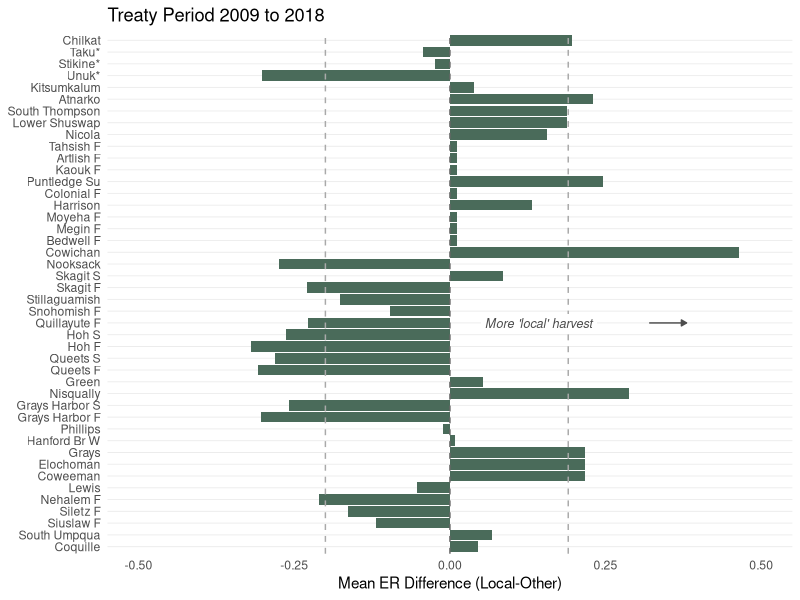
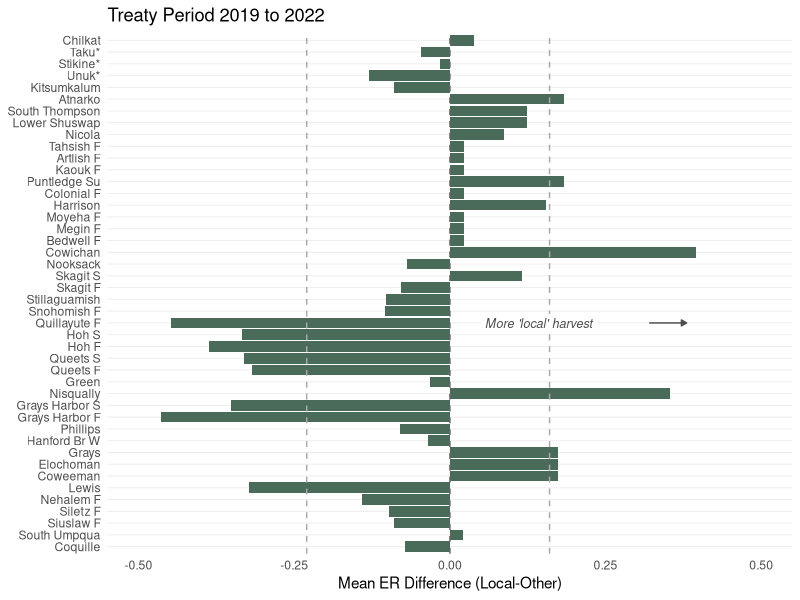
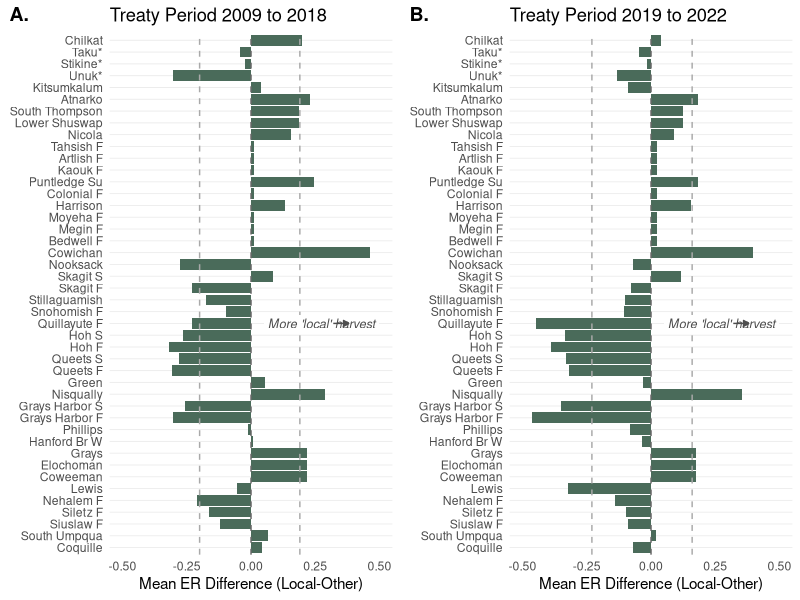
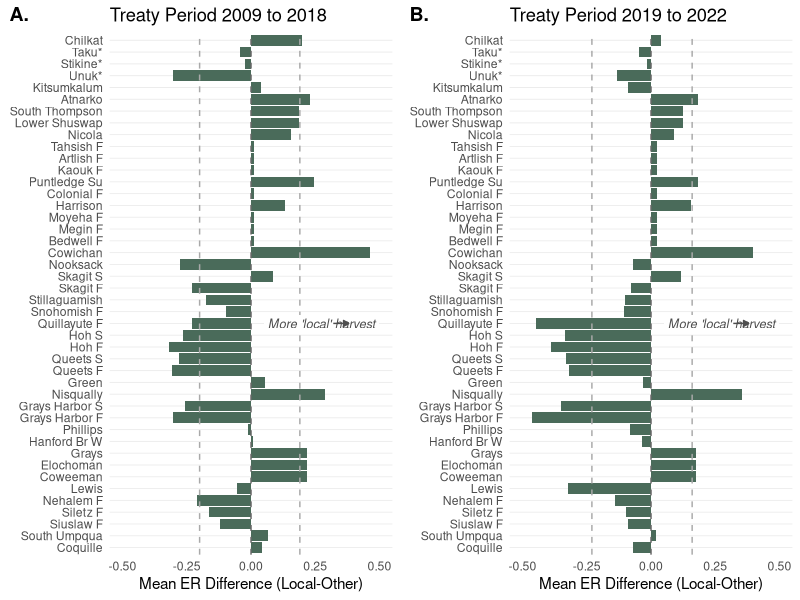

Write the R code that produced these figures, in order.
library(here)
library(tidyverse)

region_lat_lookup <- tribble(
  ~population,        ~pop_lat, 
  # Alaska
  "Chilkat",           59.24,   # mouth near Haines, AK
  "Stikine",           56.63,   # mouth near Wrangell, AK
  "Taku",              58.33,   # mouth near Juneau, AK
  "Unuk",              55.53,   # mouth near Ketchikan, AK
  
  # British Columbia - Northern/Central
  "Kitsumkalum",       54.62,   # Skeena tributary, near Terrace
  "Atnarko",           52.35,   # Bella Coola system
  
  # British Columbia - WCVI
  "Artlish_fa",        50.10,
  "Kaouk_fa",          50.08,
  "Tahsish_fa",        50.10,
  "Colonial_fa",       49.35,   # Colonial/Cayegle R., Clayoquot Sound
  "Bedwell_fa",        49.23,   # Clayoquot Sound
  "Megin_fa",          49.28,   # Clayoquot Sound
  "Moyeha_fa",         49.28,   # Clayoquot Sound
  
  # British Columbia - SBC / Georgia Strait / Fraser
  "Cowichan",          48.80,   # Vancouver Island, Georgia Strait
  "Puntledge_su",      49.68,   # Vancouver Island, Comox
  "Harrison",          49.30,   # Fraser tributary
  "Nicola",            50.15,   # Fraser (Thompson) tributary
  "Lower_Shuswap",     50.85,   # interior BC, Thompson system
  "South_Thompson",    50.90,   # interior BC, Thompson system
  
  # Washington - Puget Sound / Coastal
  "Nooksack",          48.72,
  "Skagit_fa",         48.37,
  "Skagit_sp",         48.37,
  "Stillaguamish",     48.22,
  "Snohomish_fa",      47.92,
  "Green",             47.53,
  "Nisqually",         47.10,
  "Grays_Harbor_fa",   46.97,   # Chehalis mouth, Grays Harbor
  "Grays_Harbor_sp",   46.97,
  "Quillayute_fa",     47.90,
  "Hoh_fa",            47.75,
  "Hoh_sp",            47.75,
  "Queets_fa",         47.53,
  "Queets_sp",         47.53,
  "Phillips",          46.90,   # Willapa/Grays Harbor area - VERIFY
  
  # Washington - Lower Columbia tributaries
  "Grays",             46.30,   # Grays River, Wahkiakum Co.
  "Elochoman",         46.23,
  "Cowlitz.fa",        46.10,
  "Coweeman",          46.10,
  "Lewis",             45.85,
  "Hanford_br_w",      46.60,   # Hanford Reach, mid-Columbia - VERIFY
  
  # Oregon
  "Nehalem_fa",        45.65,
  "Siletz_fa",         44.91,
  "Siuslaw_fa",        44.02,
  "South_umpqua",      43.72,
  "Coquille",          43.12,
  "Elk",               42.75
)


region_to_jurisdiction <- c(
  # British Columbia
  "NBC"  = "British Columbia",
  "SBC"  = "British Columbia",
  "WCVI" = "British Columbia",
  
  # Alaska
  "SEAK" = "Alaska",
  "AK"   = "Alaska",
  
  # Washington
  "WA"   = "Washington",
  "OP"   = "Washington",
  "PS"   = "Washington",    # Puget Sound
  
  # Oregon
  # "MCR" = "Oregon",
  # "LCR"= "Oregon",
  "OC" = "Oregon",
  "ORC" = "Oregon",
  "OR"   = "Oregon" 
  # "COL"  = "Oregon"         # Columbia — adjust if Columbia stocks split WA/OR
)

clean_population_names <- function(x) {
  str_split(x, "_") %>%
    map_chr(function(parts) {
      last <- length(parts)
      # Replace known suffix codes only in the last token
      parts[last] <- case_when(
        parts[last] == "fa" ~ "F",
        parts[last] == "sp" ~ "S",
        parts[last] == "su" ~ "Su",
        TRUE ~ str_to_title(parts[last])
      )
      # Capitalize all non-last parts too (in case of lowercase names like "umpqua")
      if (last > 1) {
        parts[1:(last - 1)] <- str_to_title(parts[1:(last - 1)])
      }
      paste(parts, collapse = " ")
    }) %>%
    # Add asterisk to specific populations (based on ORIGINAL name, before cleaning)
    {ifelse(x %in% c("Taku", "Unuk", "Stikine"), paste0(., "*"), .)}
}
 

# load ======
data <- readxl::read_excel("data/PSTChinookCWT_data_April18_2025.xlsx") %>%
  filter(!population %in% c("Elk", "Cowlitz.fa", "Middle_Shuswap"), !year ==2023) %>% # filter because no fishing data 
  mutate(region = case_when(population %in% c( "Taku", "Stikine", "Unuk") ~ "NBC",# TRANSBOUDNARY RIVERS, BUT A MAJORITY OF THEIR SPAWNING IS IN BC! HOME REGION HERE WILL BE CONSIDERED BC. 
                            population %in% c("Hanford_br_w", "Elochoman","Grays","Coweeman","Lewis") ~ "WAC", # CR stock in WA
                            TRUE ~ region))  

# get total run size for each state 
# total_run_jurisdictiondf <- data %>%
#   dplyr::mutate(jurisdiction = region_to_jurisdiction[region]) %>% 
#   dplyr::group_by(year,jurisdiction) %>%
#   dplyr::summarise(total_run_jurisdiction = sum(as.numeric(total_run), na.rm = TRUE))

# used to calculate ER
total_run_df <- data %>%
  dplyr::group_by(year,population, region) %>%
  dplyr::summarise(total_run = sum(as.numeric(total_run, na.rm = TRUE)))
# 
# # PST wide annual totals (use distinct to avoid double counting run size)
# pst_totals <- data %>%
#   group_by(year) %>%
#   dplyr::summarise(
#     pst_total_run = sum(as.numeric(total_run), na.rm = TRUE)) %>%
#   left_join(
#     data %>%
#       dplyr::mutate(total_FM_numbers= as.numeric(total_run)-as.numeric(esc_tot)) %>% 
#       group_by(year) %>%
#       dplyr::summarise(pst_total_harvest = sum(as.numeric(total_FM_numbers), na.rm = TRUE))) 

catch_distributions <- data %>%
  dplyr::select(c(1:39)) %>%
  gather(4:ncol(.), key = "fishery_region", value = "percent_mort") %>%
  filter(!fishery_region %in% c(
    "stray", 
    "aabm_tot", 
    "nbc_is_tot",
    "sbc_is_tot",
    "US_is_tot", 
    "esc_pct", 
    "er",  
    "term_tot")) %>%
  dplyr::mutate(percent_mort = as.numeric(percent_mort) / 100) %>%
  left_join(total_run_df) %>%
  filter(!is.na(percent_mort)) %>%
  dplyr::mutate(
    mortality_numbers = total_run * percent_mort,
    broad_fishing_region = case_when(
      str_detect(fishery_region, "^seak") ~ "Alaska",
      str_detect(fishery_region, "^ak_term") ~ "Alaska",     
      str_detect(fishery_region, "^US_term") & population %in% c("Stikine", "Taku", "Unuk", "Chilkat") ~ "Alaska",
      str_detect(fishery_region, "^US_term") & population %in% c("Grays", "Nisqually", "Green", "Nooksack", "Queets_fa", "Hoh_fa", "Hoh_sp",
                                                                 "Queets_sp", "Grays_Harbor_fa", "Grays_Harbor_sp", "Quillayute_fa", "Skagit_sp",
                                                                 "Snohomish_fa", "Skagit_fa", "Stillaguamish", "Elochoman","Lewis",
                                                                 "Coweeman", "Hanford_br_w", "Nicola", "Phillips") ~ "Washington",
      str_detect(fishery_region, "^US_term") & population %in% c("Cowlitz.fa", "Elk", "South_umpqua", "Coquille",  
                                                                 "Nehalem_fa", "Siletz_fa", "Siuslaw_fa" ) ~ "Oregon",
      str_detect(fishery_region, "^US_term") & region %in% c("WCVI", "SBC", "NBC") ~ "filter", #0's, so remove. US terminal cant represent BC. 
      str_detect(fishery_region, "^can_term") ~ "British Columbia",
      str_detect(fishery_region, "^wcvi") ~ "British Columbia",
      str_detect(fishery_region, "^nbc") ~ "British Columbia",
      str_detect(fishery_region, "^sbc") ~ "British Columbia",
      fishery_region == "nfalc_s" ~ "Washington",
      fishery_region == "nfalc_t" ~ "Washington", 
      fishery_region == "PS_n" ~ "Washington",
      fishery_region == "PS_s" ~ "Washington",
      fishery_region == "wac_n" ~ "Washington",
      str_detect(fishery_region, "^sfalc") ~ "Oregon",
      TRUE ~ "Check"
    )) %>%
  filter(!broad_fishing_region == "filter") %>% 
  group_by(year,population, region, broad_fishing_region) %>%
  dplyr::summarise(FM_Sum_region = sum(mortality_numbers,na.rm=TRUE)) %>%
  dplyr::rename(jurisdiction = "broad_fishing_region" ) %>%
  # left_join(total_run_jurisdictiondf, by = c("year","jurisdiction")) %>%
  # dplyr::rename(fish_production = "total_run_jurisdiction" ) %>%
  # # dplyr::mutate(ratio = FM_Sum_region/fish_production) %>%
  # left_join(pst_totals) %>%
  # mutate(harvest_share = FM_Sum_region/pst_total_harvest,
  #        production_share = fish_production/pst_total_run,
  #        ratio = harvest_share/production_share, 
  # ) %>%
  filter(!year <2000, !FM_Sum_region==0)

## Define crosswalk for each stock's home `region`

home_lookup <- tribble(
  ~region,          ~jurisdiction,
  "SEAK",           "Alaska",
  "NBC",            "British Columbia",
  "CBC",            "British Columbia",
  "WCVI",           "British Columbia",    # WCVI catch attributed to "Canada", not "Alaska"
  "GEO",            "British Columbia",
  "SBC",            "British Columbia",
  "PS",             "Washington",   # example - match to your actual PS label
  "WAC",            "Washington",
  "OP",             "Washington", 
  # "COL",            "Columbia River",
  # "LCR",            "Columbia River",
  # "MCR",            "Columbia River",
  "ORC",            "Oregon",
  "OC",             "Oregon")

## Join and flag home vs away ----
catch_flagged <- catch_distributions %>%
  left_join(home_lookup, by = "region", relationship = "many-to-many") %>%
  # after join, broad_fishing_region.x = actual catch region, .y = "home" region(s)
  rename(
    broad_fishing_region = jurisdiction.x,
    home_broad_region    = jurisdiction.y
  ) %>%
  mutate(
    is_home = broad_fishing_region == home_broad_region
  )

## Per-population, per-year home/away ratio =========
total_run_pop <- data %>% select(year, population, total_run)

## best version of yearly rations ===========
yearly_ratios <- catch_flagged %>% 
  group_by(population, region, year) %>%
  summarise(
    HH = sum(FM_Sum_region[is_home], na.rm = TRUE),
    AH = sum(FM_Sum_region[!is_home], na.rm = TRUE)) %>%
  left_join(total_run_pop) %>% 
  dplyr::mutate(total_run = as.numeric(total_run)) %>% 
  mutate(TM = HH + AH,
         local_harvest_ratio = HH / TM,# fraction of total mortlaity 
         away_harvest_ratio = AH / TM,
         local_ER = HH/total_run, # exploitation rate 
         other_ER = AH/total_run
  ) %>%
  arrange(population, year) %>%
  filter(!region %in% c("LCR", "MCR")) %>%
  mutate(region = case_when(region == "ORC" ~ "OC",
                            TRUE ~ region ))


## Local subtracted from outside harvest plot =========
## Organize plot by state province ========
region_group_lookup <- tribble(
  ~region, ~region_group,
  "SEAK",  "AK",
  "WCVI",  "BC",
  "NBC",   "BC",
  "CBC",   "BC",
  "SBC",   "BC",
  "WAC",   "WA",
  "PS" ,   "WA",
  "OP" ,   "WA",
  # "COL",   "OR/WA",
  "ORC",   "OR", 
  "OC",    "OR" 
)

# Treaty I - Compute mean ER difference per indicator stock 2009 -2018 =============
# positive = local ER > other ER (more local harvest)
# negative = other ER > local ER (more outside harvest)
er_diff_data_p1 <- yearly_ratios %>%
  filter(year > 2008 & year < 2019) %>% 
  group_by(population, region) %>%
  # dplyr::mutate(
  #   ER_diff = local_ER - other_ER 
  # ) %>%
  dplyr::summarise(
    mean_local_ER = mean(local_ER, na.rm = TRUE),
    mean_other_ER = mean(other_ER, na.rm = TRUE),
    SD_local_ER = sd(local_ER, na.rm = TRUE),
    SD_other_ER = sd(other_ER, na.rm = TRUE),
    ER_diff =  mean_local_ER - mean_other_ER,
    .groups = "drop"
  ) %>%
  left_join(region_group_lookup, by = "region") %>% # if you want region coloring/faceting
  dplyr::mutate(region_group = factor(region_group, levels = c("AK", "BC", "WA", "OR"))) %>%
# add a flag 
  mutate(
    er_diff_pct = ER_diff * 100,  # convert to percentage points if ER is in decimal
    er_flag = case_when(
      er_diff_pct < -20  ~ "External >> Local (< -20%)", # these numbers are +/- 1 SD 
      er_diff_pct > 19   ~ "Local >> External (> 20%)",
      TRUE               ~ "Approximately Equal (-20% to 20%)"
    ),
    er_flag = factor(er_flag, levels = c(
      "Local >> External (> 20%)",
      "Approximately Equal (-20% to 20%)",
      "External >> Local (< -20%)"
    ))
  ) %>%
  left_join(region_lat_lookup, by = "population") %>%
  mutate(population_clean = clean_population_names(population))

# check distribution
er_diff_data_p1 %>%
  count(er_flag)

## Get whole SD =====
er_diff_data_p1 %>%
  summarise(
    mean_ER_diff = mean(ER_diff, na.rm = TRUE),
    sd_ER_diff   = sd(ER_diff, na.rm = TRUE),
    mean_plus_1sd  = mean_ER_diff + sd_ER_diff,
    mean_minus_1sd = mean_ER_diff - sd_ER_diff
  )

 
### Plot Treaty 1 =========
a<- ggplot(er_diff_data_p1, aes(x = ER_diff, y = fct_reorder(population_clean, pop_lat))) +
  geom_col(fill = "#4A6B5A")  + 
  geom_vline(xintercept = 0, linetype = "dashed", color = "gray40") +
  # facet_grid(region_group ~ ., scales = "free_y", space = "free_y") +
  labs(
    title = "Treaty Period 2009 to 2018",
    # subtitle = "Averaged from 2009 to 2018. Positive = More Local Harvest",
    x = "Mean ER Difference (Local-Other)",
    y = NULL,
    fill = "Stock"
  ) +
  theme_minimal() +
  theme(
    panel.grid.minor = element_blank(),
    panel.grid.major.x = element_blank(),
    panel.grid.major.y = element_line(color = "grey92", linewidth = 0.3),
    strip.text.y = element_text(angle = 0, face = "bold"),
    strip.background = element_rect(fill = "grey95", color = NA)
  ) +  
  geom_vline(xintercept = -.20, linetype = "dashed",color= "darkgray") +
  geom_vline(xintercept = .19, linetype = "dashed",color= "darkgray") +
  annotate("label", x = 0.05, y = 20, label = "More 'local' harvest",
           hjust = 0, size = 3.2, fontface = "italic",
           fill = "white", color = "gray30", label.size = 0) + 
  annotate("segment", x = 0.32, xend = 0.38, y = 20, yend = 20,
           arrow = arrow(length = unit(0.15, "cm"), type = "closed"),
           color = "gray30", linewidth = 0.5) +
  scale_x_continuous(limits = c(-0.5, 0.5))
a

# Treaty II - Compute mean ER difference per indicator stock 2019 -2022 =======
# positive = local ER > other ER (more local harvest)
# negative = other ER > local ER (more outside harvest)
er_diff_data_p2 <- yearly_ratios %>%
  filter(!year < 2019) %>% 
  group_by(population, region) %>%
  # dplyr::mutate(
  #   ER_diff = local_ER - other_ER 
  # ) %>%
  dplyr::summarise(
    mean_local_ER = mean(local_ER, na.rm = TRUE),
    mean_other_ER = mean(other_ER, na.rm = TRUE),
    SD_local_ER = sd(local_ER, na.rm = TRUE),
    SD_other_ER = sd(other_ER, na.rm = TRUE),
    ER_diff = mean_local_ER - mean_other_ER,
    .groups = "drop"
  ) %>%
  left_join(region_group_lookup, by = "region") %>% # if you want region coloring/faceting
  dplyr::mutate(region_group = factor(region_group, levels = c("AK", "BC", "WA", "OR"))) %>%
# add a flag 
mutate(
  er_diff_pct = ER_diff * 100,  # convert to percentage points if ER is in decimal
  er_flag = case_when(
    er_diff_pct < -23  ~ "External >> Local (< -20%)",
    er_diff_pct > 16   ~ "Local >> External (> 20%)",
    TRUE               ~ "Approximately Equal (-20% to 20%)"
  ),
  er_flag = factor(er_flag, levels = c(
    "Local >> External (> 20%)",
    "Approximately Equal (-20% to 20%)",
    "External >> Local (< -20%)"
  ))
) %>% 
  left_join(region_lat_lookup, by = "population") %>%
  mutate(population_clean = clean_population_names(population))

# check distribution
er_diff_data_p2 %>%
  count(er_flag)

# mean and SD of ER_diff across all stocks
er_diff_data_p2 %>%
  summarise(
    mean_ER_diff = mean(ER_diff, na.rm = TRUE),
    sd_ER_diff   = sd(ER_diff, na.rm = TRUE),
    mean_plus_1sd  = mean_ER_diff + sd_ER_diff,
    mean_minus_1sd = mean_ER_diff - sd_ER_diff
  )

b <- ggplot(er_diff_data_p2, aes(x = ER_diff, y = fct_reorder(population_clean, pop_lat))) +
  geom_col(fill =  "#4A6B5A")  +  
  geom_vline(xintercept = 0, linetype = "dashed", color = "gray40") +
  # facet_grid(region_group ~ ., scales = "free_y", space = "free_y") +
   labs(
     title = "Treaty Period 2019 to 2022",
    # subtitle = "Averaged from 2019 to 2022. Positive = More Local Harvest",
    x = "Mean ER Difference (Local-Other)",
    y = NULL,
    fill = "Stock"
  ) +
  theme_minimal() +
  theme(
    panel.grid.minor = element_blank(),
    panel.grid.major.x = element_blank(),
    panel.grid.major.y = element_line(color = "grey92", linewidth = 0.3),
    strip.text.y = element_text(angle = 0, face = "bold"),
    strip.background = element_rect(fill = "grey95", color = NA)
  ) + 
  geom_vline(xintercept = -.23, linetype = "dashed",color= "darkgray") +
  geom_vline(xintercept = .16, linetype = "dashed",color= "darkgray") +
  annotate("label", x = 0.05, y = 20, label = "More 'local' harvest",
           hjust = 0, size = 3.2, fontface = "italic",
           fill = "white", color = "gray30", label.size = 0) + 
  annotate("segment", x = 0.32, xend = 0.38, y = 20, yend = 20,
           arrow = arrow(length = unit(0.15, "cm"), type = "closed"),
           color = "gray30", linewidth = 0.5)+
  scale_x_continuous(limits = c(-0.5, 0.5))
b

# fig_2 <- ggpubr::ggarrange(a,b, labels = c("A.", "B."), ncol =1)
# fig_2
# ggsave("output/plots/Figure_2.jpeg", width = 7, height =12)

 
fig_2 <- ggpubr::ggarrange(a,b, labels = c("A.", "B."), ncol =2)
fig_2
ggsave("output/plots/Figure_2.jpeg", width = 12, height =7)
